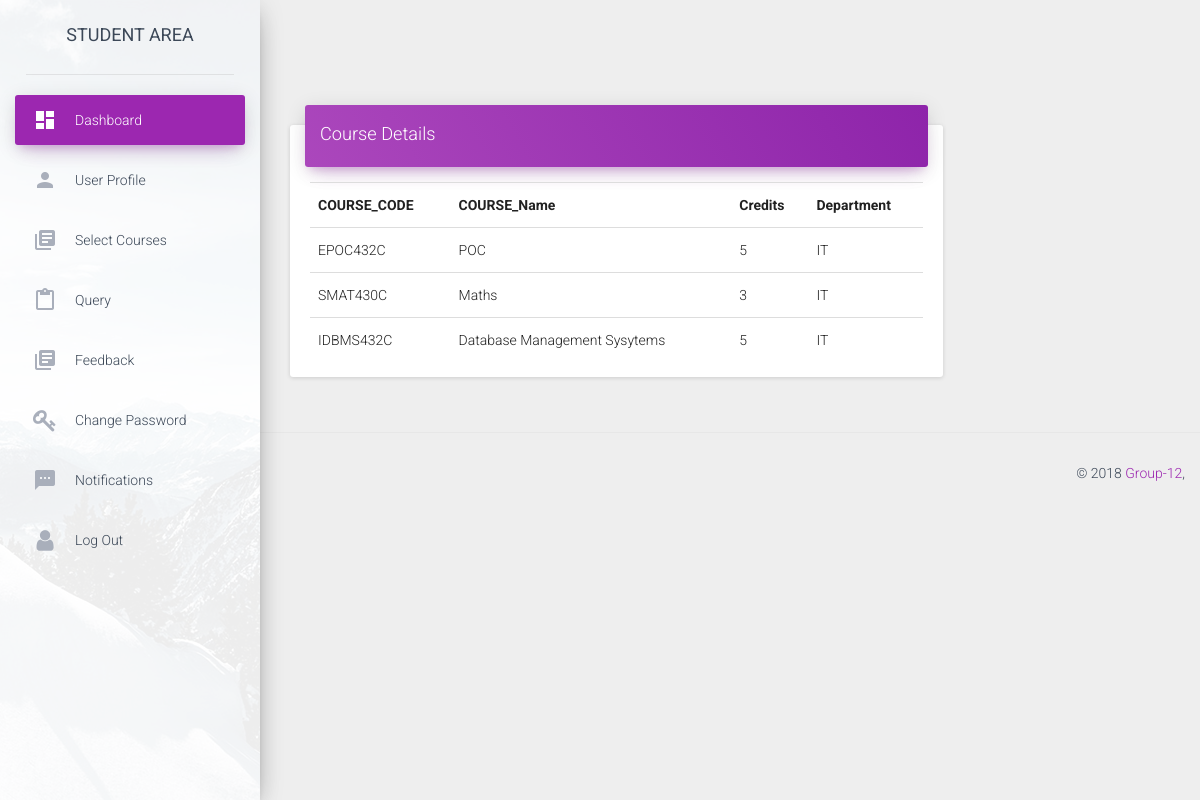
The app's page /dashboard/iit2016047 (signed in) with its own data.
### app.py (models this page shows)
class courses(db.Model):
	__tablename__ = 'courses'
	column_display_pk = True
	course_code = db.Column(db.String(20), primary_key=True)
	course_name = db.Column(db.String(40))
	credits = db.Column(db.Integer)
	semester = db.Column(db.Integer)
	department = db.Column(db.String(40))

### app.py (the view)
@app.route('/dashboard/<id>')
def dashboard(id):
	global current
	if session.get('logged_in') and id == current:
		conn = sqlite3.connect('students.sqlite3')
		cur = conn.cursor()
		cur.execute("SELECT * FROM users WHERE username = (?)",(id,))
		users = cur.fetchone()
		cur.execute("SELECT courses.course_code,courses.course_name,courses.credits,courses.department FROM users_courses,courses WHERE useremail = (?) and users_courses.course_code = courses.course_code",(id+"@iiita.ac.in",))
		courses = cur.fetchall()
		print (users)
		print (courses)
		cur = conn.cursor()
		cur.execute("SELECT * FROM query WHERE useremail = (?) and seen = (?)",(id+"@iiita.ac.in",0,))
		notifications = cur.fetchall()
		if notifications==[]:
			notifications=None
		conn.close()
		return render_template("dashboard.html",users=users,notifications=notifications,courses = courses)
	return redirect(url_for('login'))

### templates/dashboard.html (shortened to what this page needs)
<!doctype html>
<html lang="en">
<head>
    <link href="../static/css/bootstrap.min.css" rel="stylesheet" />
    <link href="../static/css/material-dashboard.css?v=1.2.0" rel="stylesheet" />
    <link href="../static/css/demo.css" rel="stylesheet" />
    <link href="http://maxcdn.bootstrapcdn.com/font-awesome/latest/css/font-awesome.min.css" rel="stylesheet">
</head>
<body>
	<div class="wrapper">
        <div class="sidebar" data-color="purple" data-image="../assets/img/sidebar-1.jpg">
            <div class="logo">
                <label class="simple-text">
                    STUDENT AREA
                </label>
            </div>
            <div class="sidebar-wrapper">
                <ul class="nav">
                     <li class="active">
                        <a href="{{url_for('dashboard',id=users[1])}}">
                            <i class="material-icons">dashboard</i>
                            <p>Dashboard</p>
                        </a>
                    </li>
                    <li>
                        <a href="{{url_for('profile',id=users[1])}}">
                            <i class="material-icons">person</i>
                            <p>User Profile</p>
                        </a>
                    </li>
                    <li>
                        <a href="{{url_for('courses')}}">
                            <i class="material-icons">library_books</i>
                            <p>Select Courses</p>
                        </a>
                    </li>
                    <li>
                        <a href="{{url_for('query')}}">
                            <i class="material-icons">content_paste</i>
                            <p>Query</p>
                        </a>
                    </li>
                    <li>
                        <a href="{{url_for('feedback')}}">
                            <i class="material-icons">library_books</i>
                            <p>Feedback</p>
                        </a>
                    </li>
                    <li>
                        <a href="{{url_for('change_password',id=users[1])}}">
                            <i class="fa fa-key"></i>
                            <p>Change Password</p>
                        </a>
                    </li>
                    <li>
                        <a href="{{url_for('notifications')}}">
                            <i class="material-icons">sms</i>
                            {% if notifications is none %}<p>Notifications</p>{% else %}<p style="color:red;">Notifications</p>{% endif %}
                        </a>
                    </li>
                    <li>
                        <a href="{{url_for('logout')}}">
                            <i class="fa fa-user"></i>
                            <p>Log Out</p>
                        </a>
                    </li>
                </ul>
            </div>
        </div>
        <div class="main-panel">
            <div class="content">
                <div class="container-fluid">
                    <div class="row">
                        <div class="col-md-9">
                            <div class="card">
                                <div class="card-header" data-background-color="purple">
                                    <h4 class="title">Course Details</h4>
                                </div>
                                <div class="card-content table-responsive">
                                    <table class="table">
                                          <tr>
                                            <th>COURSE_CODE</th>
                                            <th>COURSE_Name</th>
                                            <th>Credits</th>
                                            <th>Department</th>
                                          </tr>
                                        {% for item in courses %}
                                            <tr>
                                                <td>{{item[0]}}</td>
                                                <td>{{item[1]}}</td>
                                                <td>{{item[2]}}</td>
                                                <td>{{item[3]}}</td>
                                            </tr>
                                        {% endfor %}
                                    </table>
                                </div>
                            </div>
                        </div>
                    </div>
                </div>
            </div>
            <footer class="footer">
                <div class="container-fluid">
                    <p class="copyright pull-right">
                        &copy;
                        <a href="./dashboard.html">Group-12</a>,
                    </p>
                </div>
            </footer>
        </div>
    </div>
	</body>
</html>

### records on screen
courses: course_code "EPOC432C", course_name "POC", credits "5", department "IT"
courses: course_code "SMAT430C", course_name "Maths", credits "3", department "IT"
courses: course_code "IDBMS432C", course_name "Database Management Sysytems", credits "5", department "IT"
